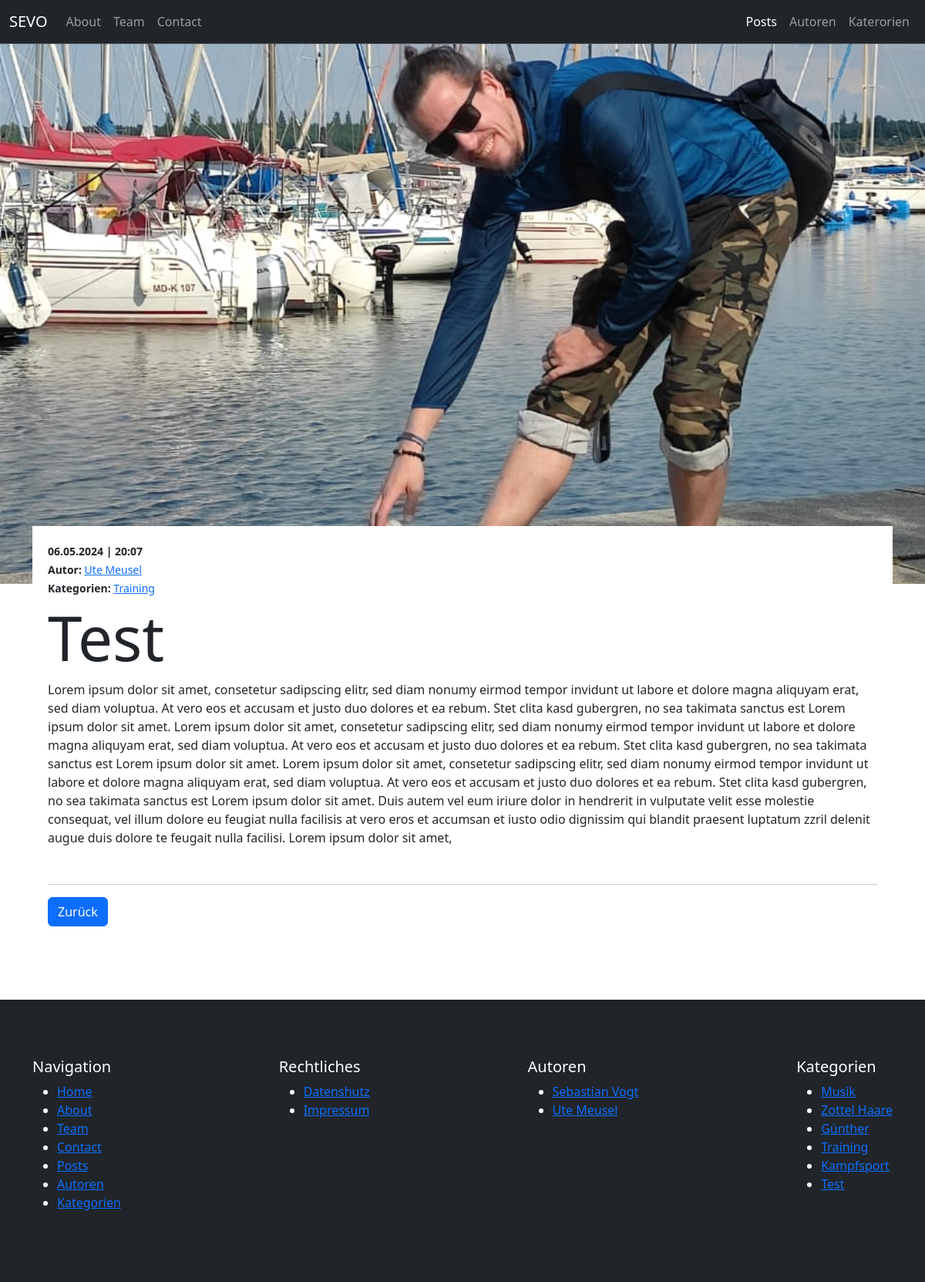
Screenshot of /blog/post/test with the database file from the repository.
### pages/models.py (models this page shows, shortened)
class Page(models.Model):
    class Templates(models.TextChoices):
        FULL_WIDTH = "Fullwidth"
        CONTAINER = "Container"
        FULL_WIDTH_WITH_HEADER = "Fullwidth with header"
        CONTAINER_WITH_HEADER = "Container with header"
    title = models.CharField(max_length=255)
    slug = models.SlugField(unique=True, blank=True)
    index = models.IntegerField(default=1)
    content = models.TextField()
    featured_image = models.ForeignKey(Image, on_delete=models.SET_NULL, null=True, blank=True)
    published = models.BooleanField(default=True)
    is_home = models.BooleanField(default=False)
    template = models.CharField(max_length=100, choices=Templates.choices, default=Templates.CONTAINER)
    created_at = models.DateTimeField(auto_now_add=True)
    updated_at = models.DateTimeField(auto_now=True)

### blog/models.py (models this page shows, shortened)
class Post(models.Model):
    author = models.ForeignKey(Author, on_delete=models.SET_NULL, null=True)
    title = models.CharField(max_length=255)
    slug = models.SlugField(unique=True)
    categories = models.ManyToManyField(Category, blank=True)
    content = models.TextField()
    excerpt = models.TextField(max_length=255, blank=True)
    featured_image = models.ForeignKey(Image, on_delete=models.SET_NULL, blank=True, null=True)
    published = models.BooleanField(default=True)
    is_featured = models.BooleanField(default=False)
    created_at = models.DateTimeField(auto_now_add=True)
    updated_at = models.DateTimeField(auto_now=True)

class Category(models.Model):
    name = models.CharField(max_length=100, unique=True, db_index=True)
    slug = models.SlugField(unique=True, default="")
    def __str__(self):
        return self.name
    class Meta:
        verbose_name_plural = "Categories"

### uploaded_media/models.py (models this page shows, shortened)
class Image(models.Model):
    title = models.CharField(max_length=100)
    alt_text = models.CharField(max_length=100)
    categories = models.ManyToManyField(Category, blank=True)
    image = models.ImageField(upload_to="uploaded_media/images")

### author/models.py (models this page shows, shortened)
class Author(models.Model):
    firstname = models.CharField(max_length=100)
    lastname = models.CharField(max_length=100)
    nickname = models.CharField(max_length=100, blank=True)
    email = models.EmailField(null=True)
    slug = models.SlugField(unique=True, default="")
    def get_fullname(self):
        return f"{self.firstname} {self.lastname}"

### blog/views.py (the view)
# urls.py: path("post/<slug:slug>", views.post_single_slug, name="blog-post-slug"),
def post_single_slug(request, slug):
    post = get_object_or_404(models.Post, slug=slug)
    return render(request, "blog/post_single.html", {
        "post": post
    })

### utils/context_processors.py (called while the page is built)
def menus_context(request):
    menu_main = Menu.objects.get(name="Main")
    menu_meta = Menu.objects.get(name="Meta")
    pages_main = menu_main.pages.filter(published=True).order_by("index")
    pages_meta = menu_meta.pages.filter(published=True).order_by("index")
    categories = Category.objects.all()
    authors = Author.objects.all()
    return {
        "pages_main": pages_main,
        "pages_meta": pages_meta,
        "categories": categories,
        "authors": authors
    }

### blog/templates/blog/post_single.html (shortened to what this page needs)
{% extends "base.html" %}
{% block content %}
    <header class="image-header">
        <img class="image-header__image" src="{{ post.featured_image.image.url }}" alt="{{ post.featured_image.image.title }}">
    </header>
    <div class="section-padding">
        <div class="container">
            <div class="post-content">
                <div class="mb-1">
                    <div>
                        <small>
                            <time><b>{{ post.created_at|date:"d.m.Y | H:i" }}</b></time>
                        </small>
                    </div>
                    <div>
                        <small>
                            <b>Autor: </b>
                            <a href="{% url "author-single-slug" slug=post.author.slug %}">{{ post.author.get_fullname }}</a>
                        </small>
                    </div>
                    <div>
                        <small>
                            <b>Kategorien: </b>
                            {% for category in post.categories.all %}
                                <a href="{% url "blog-category-slug" slug=category.slug %}">{{ category }}</a>
                            {% endfor %}
                        </small>
                    </div>
                </div>
                <h1 class="display-1">{{ post.title|title }}</h1>
                {% autoescape off %}
                <div class="mb-5">
                    {{ post.content }}
                </div>
                {% endautoescape %}
                <hr>
                <button class="btn btn-primary back-link">Zurück</button>
            </div>
        </div>
    </div>
{% endblock %}

### templates/partials/_navbar.html (shortened to what this page needs)
<nav class="navbar navbar-expand-lg bg-dark border-bottom border-body" data-bs-theme="dark">
    <div class="container-fluid">
      <a class="navbar-brand" href="{% url "homepage" %}">SEVO</a>
      <div class="collapse navbar-collapse" id="navbarNav">
        <ul class="navbar-nav me-auto">
            {% for page in pages_main %}
                {% if page.is_home == False %}
                    <li class="nav-item">
                        <a class="nav-link" href="{% url "pages-page-single-slug" slug=page.slug %}">{{ page.title|title }}</a>
                    </li>
                {% endif %}
            {% endfor %}
        </ul>
        <ul class="navbar-nav d-flex">
            <li class="nav-item">
                <a class="nav-link{% if "post" in request.path %} active{% endif %}"{% if "post" in request.path %} aria-current="page"{% endif %} href="{% url "blog-posts" %}">Posts</a>
            </li>
            <li class="nav-item">
                <a class="nav-link{% if "author" in request.path %} active{% endif %}"{% if "author" in request.path %} aria-current="page"{% endif %} href="{% url "author-index" %}">Autoren</a>
            </li>
            <li class="nav-item">
                <a class="nav-link{% if "categor" in request.path %} active{% endif %}"{% if "categor" in request.path %} aria-current="page"{% endif %} href="{% url "blog-categories" %}">Katerorien</a>
            </li>
        </ul>
      </div>
    </div>
  </nav>

### templates/partials/_navigation_main.html
<nav>
    <ul>
        {% for page in pages_main %}
            <li><a class="{% if page.title|lower in request.path or page.is_home and request.path == "/" %}active{% endif %}" href="{% url "pages-page-single-slug" slug=page.slug %}">{{ page.title }}</a></li>
        {% endfor %}
        <li><a href="{% url "blog-posts" %}">Posts</a></li>
        <li><a href="{% url "author-index" %}">Autoren</a></li>
        <li><a href="{% url "blog-categories" %}">Kategorien</a></li>
    </ul>
</nav>

### templates/partials/_navigation_meta.html
<nav>
    <ul>
        {% for page in pages_meta %}
            <li><a class="{% if page.title|lower in request.path or page.is_home and request.path == "/" %}active{% endif %}" href="{% url "pages-page-single-slug" slug=page.slug %}">{{ page.title }}</a></li>
        {% endfor %}
    </ul>
</nav>

### templates/partials/_navigation_authors.html
<nav>
    {% if authors %}
        <ul>
            {% for author in authors %}
                <li><a class="{% if author.name|lower in request.path %}active{% endif %}" href="{% url "author-single-slug" slug=author.slug %}">{{ author.get_fullname }}</a></li>
            {% endfor %}
        </ul>
    {% else %}
        <p>Keine Autoren vorhanden</p>
    {% endif %}
</nav>

### templates/partials/_navigation_categories.html
<nav>
    {% if categories %}
        <ul>
            {% for category in categories %}
                <li><a class="{% if category.name|lower in request.path %}active{% endif %}" href="{% url "blog-category-slug" slug=category.slug %}">{{ category.name }}</a></li>
            {% endfor %}
        </ul>
    {% else %}
        <p>Keine Kategorien vorhanden</p>
    {% endif %}
</nav>

### static/css/style.css (style rules this page uses)
.section-padding { padding-top: 75px; padding-bottom: 75px; }
.image-header__image { height: 350px; width: 100%; object-fit: cover; }
.post-content { margin-top: -150px; position: relative; background-color: white; padding: 20px; }
@media (min-width: 768px) { .image-header__image { height: 700px; } }

### rows the page displays
Page: title "About"
Page: title "Team"
Page: title "Contact"
Post: featured_image.image (picture), created_at|H "06.05.2024 | 20:07", author.get_fullname "Ute Meusel", title "Test", content "Lorem ipsum dolor sit amet, consetetur sadipscing elitr, sed diam nonumy eirmod tempor invidunt ut labore et dolore magna aliquyam erat, sed diam voluptua. At vero eos et accusam et justo duo dolores et ea rebum. Stet clita kasd gubergren, no sea takimata sanctus est Lorem ipsum dolor sit amet. Lorem ipsum dolor sit amet, consetetur sadipscing elitr, sed diam nonumy eirmod tempor invidunt ut labore et dolore magna aliquyam erat, sed diam voluptua. At vero eos et accusam et justo duo dolores et ea rebum. Stet clita kasd gubergren, no sea takimata sanctus est Lorem ipsum dolor sit amet. Lorem ipsum dolor sit amet, consetetur sadipscing elitr, sed diam nonumy eirmod tempor invidunt ut labore…"
Category: name "Training"
Page: title "Home"
Page: title "Datenshutz"
Page: title "Impressum"
Author: get_fullname "Sebastian Vogt"
Author: get_fullname "Ute Meusel"
Category: name "Musik"
Category: name "Zottel Haare"
Category: name "Günther"
Category: name "Kampfsport"
Category: name "Test"
